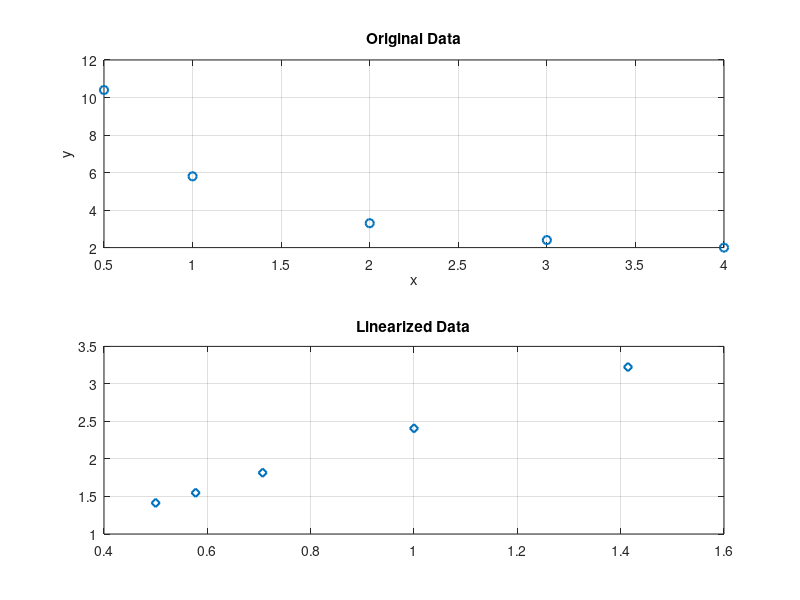

Here is the MATLAB script that generated this plot: (Note: this script raises an error after producing the figure.)
%% ME 2004: Nonlinear Regression
% DESCRIPTION: In this example, we will curve fit some nonlinear data. We need to linearize the data
% before applying least-squares regression.
clear; clc; close all;

%% a) Linearization
% We can begin linearizing the equation by square-rooting both sides:
% sqrt(y) = (a + sqrt(x))/(b*sqrt(x))
% --> sqrt(y) = a/(b*sqrt(x)) + sqrt(x)/(b*sqrt(x))
% --> sqrt(y) = (a/b)*(1/sqrt(x)) + (1/b)
% 
% Therefore, a plot of sqrt(y) vs. (1/sqrt(x)) will yield a straight line.
% The slope of the straight line is (a/b) and the y-intercept is (1/b). 

%% b) Determine a and b
% Load and plot original data (do so even though it's not explicitly required in the problem!!!!!)
load('ME2004_NonlinearRegressionData.mat')

figure
subplot(2,1,1)
plot(x,y,'o','linewidth',1.5)
grid on; hold on

xlabel('x')
ylabel('y')
title('Original Data')
% set(gcf,'Position',[988 196 881 714])   % Will probably need to change this on your computer


% Compute and plot linearized data
xt = 1./sqrt(x);                    % Transformed x values
yt = sqrt(y);                       % Transformed y values

subplot(2,1,2)
plot(xt,yt,'d','linewidth',1.5)
grid on; hold on
title('Linearized Data')

% Construct and plot curve fit 
[fo,gof] = fit(xt,yt,'poly1');      
plot(fo)
xlabel('x_{transformed}')
ylabel('y_{transformed}')
legend('Linearized Data','Curve Fit','location','southeast')

% Extract coefficients
coefs = coeffvalues(fo);            % Extract curve fit coefficients
b = 1/coefs(2)                      % Compute the "b" parameter
a = b*coefs(1)                      % Compute the "a" parameter
R2 = gof.rsquare                    % Display the R^2 value. It's very close to 1, which is "good"




% Now that we have a and b, let's see if we can decently fit the original data
myFit = @(x) ((a + sqrt(x))./(b*sqrt(x))).^2;

subplot(2,1,1)
fplot(myFit,[min(x) max(x)])
legend('Raw Data','Curve Fit')

% Our computed a and b seem to fit the data extremely well, so we have confidence in our answers. 

%% c) Predictions
x_predict = [1.6 3.5];
y_predict = fo(1./sqrt(x_predict)).^2

% Append to plots
plot(x_predict,y_predict,'mv','linewidth',1.5,'DisplayName','Predicted Points')

subplot(2,1,2)
plot(1./sqrt(x_predict),sqrt(y_predict),'mv','linewidth',1.5,'DisplayName','Predicted Points')

% Our predictions line up perfectly with both the linearized and non-linearized curve fits. 
